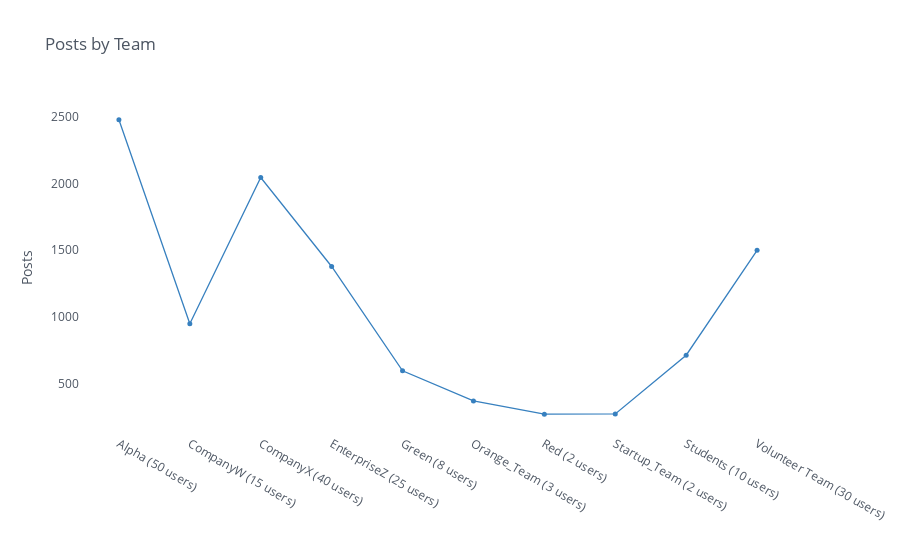

Notebook cell for this chart:
### Code cell
df_ = df1
df_.iplot(y='post_id', theme='white', mode='lines+markers', color='blue', 
          title='Posts per Team', size=5, showgrid=False, yTitle='Posts')

### Figure 1 — Plotly figure (JSON) as saved in the notebook; plotly's stock layout.template omitted (floating-point values rounded to 4 significant figures)
{"data": [{"line": {"color": "rgba(55, 128, 191, 1.0)", "dash": "solid", "shape": "linear", "width": 1.3}, "marker": {"size": 5, "symbol": "circle"}, "mode": "lines+markers", "name": "post_id", "text": "", "type": "scatter", "x": ["Alpha (50 users)", "CompanyW (15 users)", "CompanyX (40 users)", "EnterpriseZ (25 users)", "Green (8 users)", "Orange_Team (3 users)", "Red (2 users)", "Startup_Team (2 users)", "Students (10 users)", "Volunteer Team (30 users)"], "y": [2477, 949, 2045, 1378, 596, 370, 271, 273, 713, 1499]}], "layout": {"autosize": true, "legend": {"bgcolor": "#FFFFFF", "font": {"color": "#4D5663"}}, "paper_bgcolor": "#FFFFFF", "plot_bgcolor": "#FFFFFF", "title": {"font": {"color": "#4D5663"}, "text": "Posts by Team"}, "xaxis": {"autorange": true, "gridcolor": "#E1E5ED", "range": [-0.5624, 9.562], "showgrid": false, "tickfont": {"color": "#4D5663"}, "title": {"font": {"color": "#4D5663"}, "text": ""}, "type": "category", "zerolinecolor": "#E1E5ED"}, "yaxis": {"autorange": true, "gridcolor": "#E1E5ED", "range": [108.1, 2640.0], "showgrid": false, "tickfont": {"color": "#4D5663"}, "title": {"font": {"color": "#4D5663"}, "text": "Posts"}, "type": "linear", "zerolinecolor": "#E1E5ED"}}}
